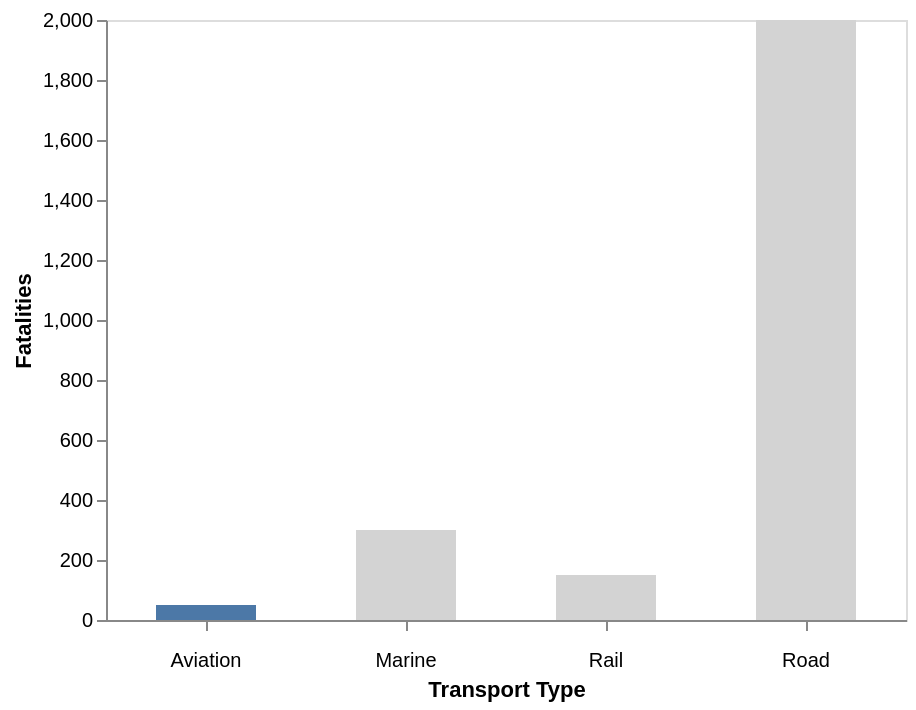

This figure's Vega-Lite source:
### Vega-Lite specification from a JSON file in a GitHub repository (floating-point values rounded to 4 significant figures)
{"$schema": "https://vega.github.io/schema/vega-lite/v5.json", "description": "Bar chart showing fatalities of road, rail, marine, and aviation transport.", "width": 400, "data": {"values": [{"transport": "Road", "fatalities": 2000}, {"transport": "Rail", "fatalities": 150}, {"transport": "Marine", "fatalities": 300}, {"transport": "Aviation", "fatalities": 50}]}, "mark": {"type": "bar", "tooltip": true, "size": 50}, "encoding": {"x": {"field": "transport", "type": "nominal", "axis": {"title": "Transport Type", "labelAngle": 0, "labelPadding": 10}}, "y": {"field": "fatalities", "type": "quantitative", "axis": {"title": "Fatalities"}}, "color": {"field": "transport", "type": "nominal", "scale": {"domain": ["Aviation", "Road", "Rail", "Marine"], "range": ["#4c78a7", "lightgray", "lightgray", "lightgray"]}, "legend": null}}, "config": {"background": null, "axis": {"grid": false}}}
